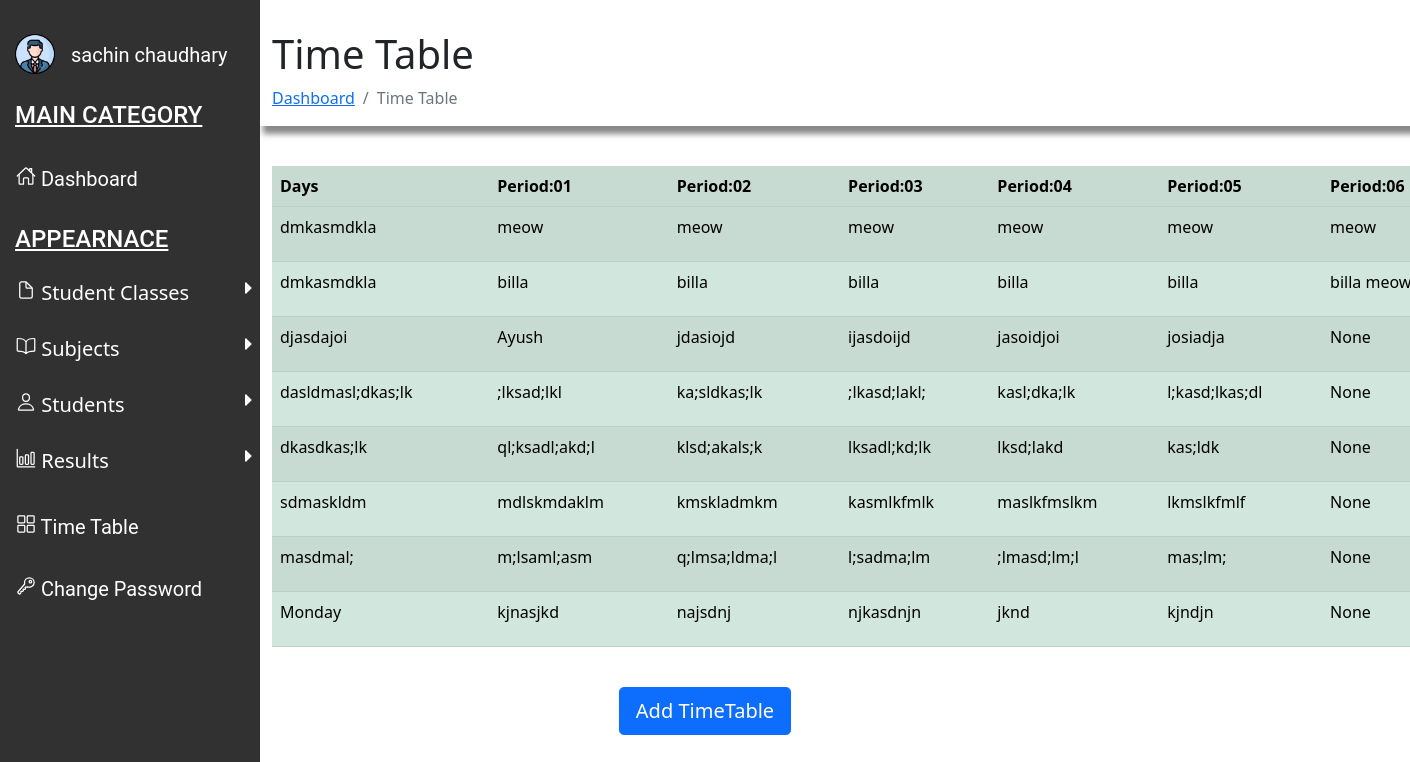
/timetable (signed in), run on the app's committed database.
### myApp/models.py (models this page shows, shortened)
class TimeTable(models.Model):
    user = models.ForeignKey(User, default=None, on_delete=models.CASCADE)
    day = models.CharField(max_length=50)
    period1 = models.CharField(max_length=50)
    period2 = models.CharField(max_length=50)
    period3 = models.CharField(max_length=50)
    period4 = models.CharField(max_length=50)
    period5 = models.CharField(max_length=50)
    period6 = models.CharField(max_length=50, null=True)

### myApp/views.py (the view, shortened to what this page needs)
# urls.py: path('timetable', views.time_table, name="Timetable"),
@login_required
def time_table(request):
    global x
    user = request.user
    td = TimeTable.objects.filter(user=user)[0:8]
    td_count = TimeTable.objects.all().count
    x += 1
    context = {'user': request.user, 'td': td, 'td_count': td_count, 'x': x}
    return render(request, 'timetable/index.html', context)

### templates/timetable/index.html (shortened to what this page needs)
{% block content %} {% load static %}
<!DOCTYPE html>
<html lang="en">
    <head>
        <link href="{% static 'timetable/style.css' %}" rel="stylesheet"/>
    </head>
    <body>
        <div class="sidebar" id="sidenav">
            <br/>
            <div class="user">
                <img alt="user" id="user-img" src="{% static 'dashboard/profile.png' %}"/>
                <a href="#">
                    {{user.first_name}} {{user.last_name}}
                </a>
            </div>
            <h4>
                MAIN CATEGORY
            </h4>
            <a href="{% url 'dashboard' %}">
                <ion-icon name="home-outline">
                </ion-icon>
                Dashboard
            </a>
            <h4 id="appearance">
                APPEARNACE
            </h4>
            <button class="dropdown-btn">
                <ion-icon name="document-outline">
                </ion-icon>
                Student Classes
                <i class="fa fa-caret-right">
                </i>
            </button>
            <button class="dropdown-btn">
                <ion-icon name="book-outline">
                </ion-icon>
                Subjects
                <i class="fa fa-caret-right">
                </i>
            </button>
            <button class="dropdown-btn">
                <ion-icon name="person-outline">
                </ion-icon>
                Students
                <i class="fa fa-caret-right">
                </i>
            </button>
            <button class="dropdown-btn">
                <ion-icon name="bar-chart-outline">
                </ion-icon>
                Results
                <i class="fa fa-caret-right">
                </i>
            </button>
            <a href="{% url 'Timetable' %}">
                <ion-icon name="grid-outline">
                </ion-icon>
                Time Table
            </a>
            <a href="{% url 'resetpassword' %}">
                <ion-icon name="key-outline">
                </ion-icon>
                Change Password
            </a>
        </div>
        <div class="container" id="header">
            <div class="row">
                <div class="col">
                    <h1>
                        Time Table
                    </h1>
                    <nav aria-label="breadcrumb">
                        <ol class="breadcrumb">
                            <li class="breadcrumb-item">
                                <a href="{% url 'dashboard' %}">
                                    Dashboard
                                </a>
                            </li>
                            <li aria-current="page" class="breadcrumb-item active">
                                Time Table
                            </li>
                        </ol>
                    </nav>
                </div>
            </div>
        </div>
        <div class="container" id="table">
            <table class="table table-success table-striped">
                <tr>
                    <th>
                        Days
                    </th>
                    <th>
                        Period:01
                    </th>
                    <th>
                        Period:02
                    </th>
                    <th>
                        Period:03
                    </th>
                    <th>
                        Period:04
                    </th>
                    <th>
                        Period:05
                    </th>
                    <th>
                        Period:06
                    </th>
                    <tr>
                        {% for t in td %}
                        <tr>
                            <td>
                                {{t.day}}
                            </td>
                            <td>
                                {{t.period1}}
                            </td>
                            <td>
                                {{t.period2}}
                            </td>
                            <td>
                                {{t.period3}}
                            </td>
                            <td>
                                {{t.period4}}
                            </td>
                            <td>
                                {{t.period5}}
                            </td>
                            <td>
                                {{t.period6}}
                            </td>
                        </tr>
                        {% endfor %}
                    </tr>
                </tr>
            </table>
        </div>
        <div class="container" id="middle">
            {% if x < 8 %}
            <button class="btn btn-primary btn-lg" data-bs-target="#exampleModal" data-bs-toggle="modal" data-bs-whatever="@mdo" type="button">
                Add TimeTable
            </button>
        {% endif %}
        </div>
    </body>
    <link href="https://cdn.jsdelivr.net/npm/bootstrap@5.0.0-beta3/dist/css/bootstrap.min.css" rel="stylesheet"/>
</html>
{% endblock %}

### myApp/static/timetable/style.css (style rules this page uses)
* { margin: 0; padding: 0; box-sizing: border-box; }
body { background-color: white; }
#header { background-color: white; box-shadow: 3px 8px 6px #888888; padding-top: 30px; }
#middle { margin-top: 40px; text-align: center; }
#table { margin-top: 40px; }
.user { display: flex; }
.sidebar { margin: 0px; padding: 0; width: 260px; background-color: #313131; position: fixed; height: 100%; overflow: auto; float: left; }
.sidebar a { font-family: "Roboto", sans-serif; color: white; display: block; padding: 16px; text-decoration: none; font-size: 20px; }
.sidenav a, .dropdown-btn { padding: 6px 8px 20px 16px; text-decoration: none; font-size: 20px; color: #818181; display: block; border: none; background: none; width: 100%; text-align: left; cursor: pointer; outline: none; }
.fa-caret-right { float: right; padding-right: 0px; }
.dropdown-btn { color: white; }
h4 { padding-left: 15px; padding-top: 15px; color: white; font-family: "Roboto", sans-serif; font-size: 18px; padding-bottom: 10px; text-decoration: underline; }
#user-img { width: 40px; height: 40px; margin-top: 10px; margin-left: 15px; }

### templates/timetable/index.html (style rules this page uses)
#header { margin-left: 260px; }
#table { margin-left: 260px; }

### data on the page
TimeTable: day "dmkasmdkla", period1 "meow", period2 "meow", period3 "meow", period4 "meow", period5 "meow", period6 "meow"
TimeTable: day "dmkasmdkla", period1 "billa", period2 "billa", period3 "billa", period4 "billa", period5 "billa", period6 "billa meow"
TimeTable: day "djasdajoi", period1 "Ayush", period2 "jdasiojd", period3 "ijasdoijd", period4 "jasoidjoi", period5 "josiadja", period6 "None"
TimeTable: day "dasldmasl;dkas;lk", period1 ";lksad;lkl", period2 "ka;sldkas;lk", period3 ";lkasd;lakl;", period4 "kasl;dka;lk", period5 "l;kasd;lkas;dl", period6 "None"
TimeTable: day "dkasdkas;lk", period1 "ql;ksadl;akd;l", period2 "klsd;akals;k", period3 "lksadl;kd;lk", period4 "lksd;lakd", period5 "kas;ldk", period6 "None"
TimeTable: day "sdmaskldm", period1 "mdlskmdaklm", period2 "kmskladmkm", period3 "kasmlkfmlk", period4 "maslkfmslkm", period5 "lkmslkfmlf", period6 "None"
TimeTable: day "masdmal;", period1 "m;lsaml;asm", period2 "q;lmsa;ldma;l", period3 "l;sadma;lm", period4 ";lmasd;lm;l", period5 "mas;lm;", period6 "None"
TimeTable: day "Monday", period1 "kjnasjkd", period2 "najsdnj", period3 "njkasdnjn", period4 "jknd", period5 "kjndjn", period6 "None"

### other printed values
{{ user.first_name }} "sachin"
{{ user.last_name }} "chaudhary"
